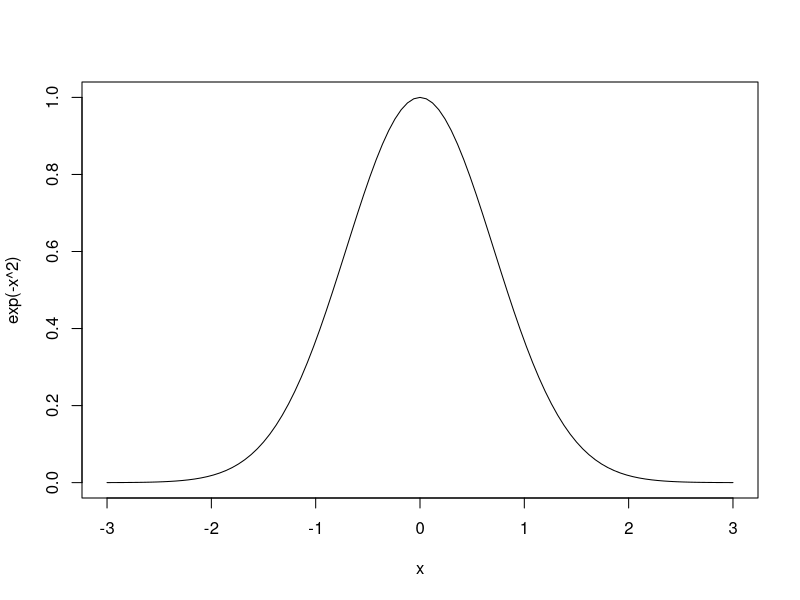

Write the R code that produced this figure.
## ---- chunk 1
curve(exp( -x^2 ) , from=-3 , to=3)
